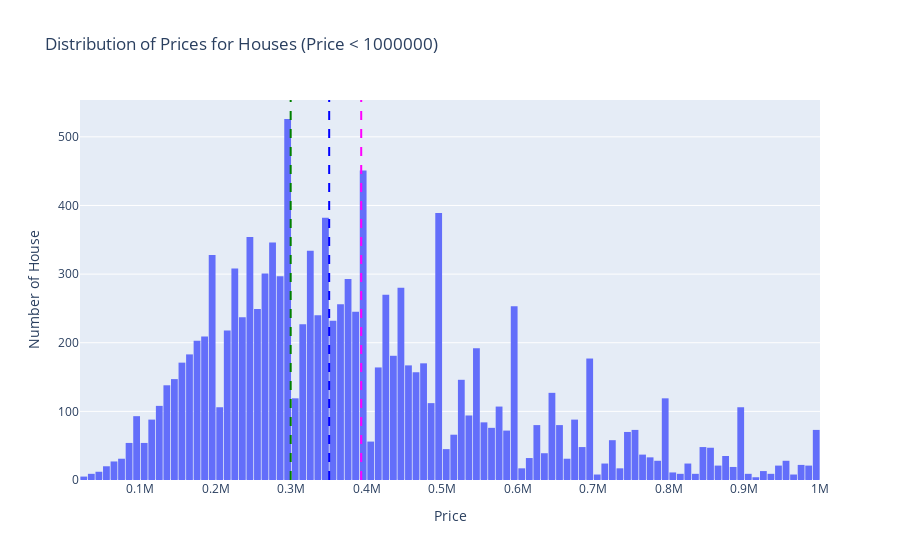

Source (notebook cell):
### Code cell
# Filter the DataFrame for prices less than 1000000
subset_df = df_house[df_house['price'] < 1000000]['price']

# Calculate mean, median, and mode
mean_price = subset_df.mean()
median_price = subset_df.median()
mode_price = subset_df.mode()[0]

# Create a histogram
fig = go.Figure()

# Add a histogram trace
fig.add_trace(go.Histogram(x=subset_df, name='Price'))

# Add vertical lines for mean, median, and mode
fig.add_vline(x=mean_price, line_dash="dash", line_color="magenta", name="Mean")
fig.add_vline(x=median_price, line_dash="dash", line_color="blue", name="Median")
fig.add_vline(x=mode_price, line_dash="dash", line_color="green", name="Mode")

# Update layout
fig.update_layout(
    title='Distribution of Prices for Houses (Price < 1000000)',
    xaxis_title='Price',
    yaxis_title='Number of House',
    bargap=0.1  # Gap between bars
)

# Show the plot
fig.show()

### Figure 1 — Plotly figure (JSON) as saved in the notebook; plotly's stock layout.template omitted (floating-point values rounded to 4 significant figures; data arrays with more than 128 entries replaced by an {"elided": "..."} marker saying what was removed)
{"data": [{"name": "Price", "type": "histogram", "x": {"elided": "12405 int values"}}], "layout": {"bargap": 0.1, "shapes": [{"line": {"color": "magenta", "dash": "dash"}, "name": "Mean", "type": "line", "x0": 392400.0, "x1": 392400.0, "xref": "x", "y0": 0, "y1": 1, "yref": "y domain"}, {"line": {"color": "blue", "dash": "dash"}, "name": "Median", "type": "line", "x0": 350000, "x1": 350000, "xref": "x", "y0": 0, "y1": 1, "yref": "y domain"}, {"line": {"color": "green", "dash": "dash"}, "name": "Mode", "type": "line", "x0": 299000, "x1": 299000, "xref": "x", "y0": 0, "y1": 1, "yref": "y domain"}], "title": {"text": "Distribution of Prices for Houses (Price < 1000000)"}, "xaxis": {"title": {"text": "Price"}}, "yaxis": {"title": {"text": "Number of House"}}}}
